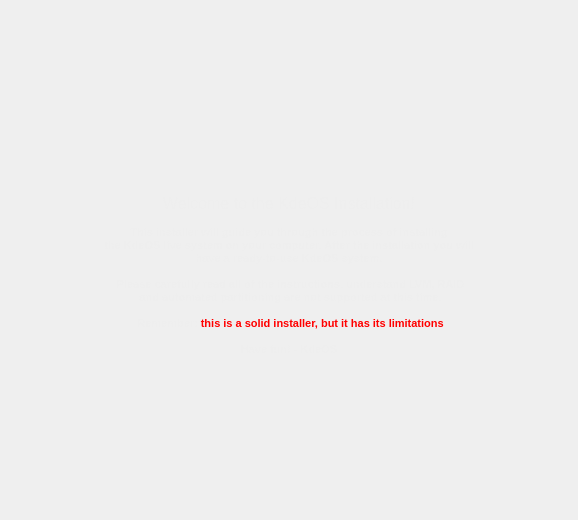
<?xml version="1.0" encoding="UTF-8"?>
<ui version="4.0">
 <class>Intro</class>
 <widget class="QWidget" name="Intro">
  <property name="geometry">
   <rect>
    <x>0</x>
    <y>0</y>
    <width>578</width>
    <height>520</height>
   </rect>
  </property>
  <property name="windowTitle">
   <string>Tribe Intro</string>
  </property>
  <layout class="QVBoxLayout" name="verticalLayout">
   <property name="spacing">
    <number>10</number>
   </property>
   <property name="margin">
    <number>10</number>
   </property>
   <item>
    <spacer name="verticalSpacer_1">
     <property name="orientation">
      <enum>Qt::Vertical</enum>
     </property>
     <property name="sizeHint" stdset="0">
      <size>
       <width>20</width>
       <height>40</height>
      </size>
     </property>
    </spacer>
   </item>
   <item>
    <layout class="QHBoxLayout" name="horizontalLayout_2">
     <item>
      <spacer name="horizontalSpacer">
       <property name="orientation">
        <enum>Qt::Horizontal</enum>
       </property>
       <property name="sizeHint" stdset="0">
        <size>
         <width>40</width>
         <height>20</height>
        </size>
       </property>
      </spacer>
     </item>
     <item>
      <widget class="QLabel" name="label_2">
       <property name="sizePolicy">
        <sizepolicy hsizetype="Fixed" vsizetype="Preferred">
         <horstretch>0</horstretch>
         <verstretch>0</verstretch>
        </sizepolicy>
       </property>
       <property name="text">
        <string/>
       </property>
       <property name="pixmap">
        <pixmap resource="tribe.qrc">:/Images/images/welcome-logo.png</pixmap>
       </property>
      </widget>
     </item>
     <item>
      <spacer name="horizontalSpacer_2">
       <property name="orientation">
        <enum>Qt::Horizontal</enum>
       </property>
       <property name="sizeHint" stdset="0">
        <size>
         <width>40</width>
         <height>20</height>
        </size>
       </property>
      </spacer>
     </item>
    </layout>
   </item>
   <item>
    <widget class="QLabel" name="label_3">
     <property name="maximumSize">
      <size>
       <width>16777215</width>
       <height>16777215</height>
      </size>
     </property>
     <property name="text">
      <string>&lt;!DOCTYPE HTML PUBLIC &quot;-//W3C//DTD HTML 4.0//EN&quot; &quot;http://www.w3.org/TR/REC-html40/strict.dtd&quot;&gt;
&lt;html&gt;&lt;head&gt;&lt;meta name=&quot;qrichtext&quot; content=&quot;1&quot; /&gt;&lt;style type=&quot;text/css&quot;&gt;
p, li { white-space: pre-wrap; }
&lt;/style&gt;&lt;/head&gt;&lt;body style=&quot; font-family:'Sans Serif'; font-size:12pt; font-weight:400; font-style:normal;&quot;&gt;
&lt;p align=&quot;center&quot; style=&quot; margin-top:0px; margin-bottom:0px; margin-left:0px; margin-right:0px; -qt-block-indent:0; text-indent:0px;&quot;&gt;&lt;span style=&quot; font-family:'Bitstream Vera Sans'; color:#eeeeee;&quot;&gt;Welcome to the KdeOS Installation!&lt;/span&gt;&lt;/p&gt;
&lt;p align=&quot;center&quot; style=&quot;-qt-paragraph-type:empty; margin-top:0px; margin-bottom:0px; margin-left:0px; margin-right:0px; -qt-block-indent:0; text-indent:0px; font-family:'Bitstream Vera Sans'; font-size:8pt; color:#eeeeee;&quot;&gt;&lt;/p&gt;
&lt;p align=&quot;center&quot; style=&quot; margin-top:0px; margin-bottom:0px; margin-left:0px; margin-right:0px; -qt-block-indent:0; text-indent:0px;&quot;&gt;&lt;span style=&quot; font-family:'Bitstream Vera Sans'; font-size:8pt; font-weight:536; color:#eeeeee;&quot;&gt;This installer will guide you through the process of installing&lt;/span&gt;&lt;/p&gt;
&lt;p align=&quot;center&quot; style=&quot; margin-top:0px; margin-bottom:0px; margin-left:0px; margin-right:0px; -qt-block-indent:0; text-indent:0px;&quot;&gt;&lt;span style=&quot; font-family:'Bitstream Vera Sans'; font-size:8pt; font-weight:536; color:#eeeeee;&quot;&gt;the KdeOS live system on your computer. After the installation you will&lt;/span&gt;&lt;/p&gt;
&lt;p align=&quot;center&quot; style=&quot; margin-top:0px; margin-bottom:0px; margin-left:0px; margin-right:0px; -qt-block-indent:0; text-indent:0px;&quot;&gt;&lt;span style=&quot; font-family:'Bitstream Vera Sans'; font-size:8pt; font-weight:536; color:#eeeeee;&quot;&gt;have a ready-to-use KdeOS system.&lt;/span&gt;&lt;/p&gt;
&lt;p align=&quot;center&quot; style=&quot;-qt-paragraph-type:empty; margin-top:0px; margin-bottom:0px; margin-left:0px; margin-right:0px; -qt-block-indent:0; text-indent:0px; font-family:'Bitstream Vera Sans'; font-size:8pt; font-weight:536; color:#eeeeee;&quot;&gt;&lt;/p&gt;
&lt;p align=&quot;center&quot; style=&quot; margin-top:0px; margin-bottom:0px; margin-left:0px; margin-right:0px; -qt-block-indent:0; text-indent:0px;&quot;&gt;&lt;span style=&quot; font-family:'Bitstream Vera Sans'; font-size:8pt; font-weight:536; color:#eeeeee;&quot;&gt; Please carefully read all of the instructions, understand LVM, RAID&lt;/span&gt;&lt;/p&gt;
&lt;p align=&quot;center&quot; style=&quot; margin-top:0px; margin-bottom:0px; margin-left:0px; margin-right:0px; -qt-block-indent:0; text-indent:0px;&quot;&gt;&lt;span style=&quot; font-family:'Bitstream Vera Sans'; font-size:8pt; font-weight:536; color:#eeeeee;&quot;&gt; and automated partitioning are not supported at this time.&lt;/span&gt;&lt;/p&gt;
&lt;p align=&quot;center&quot; style=&quot;-qt-paragraph-type:empty; margin-top:0px; margin-bottom:0px; margin-left:0px; margin-right:0px; -qt-block-indent:0; text-indent:0px; font-family:'Bitstream Vera Sans'; font-size:8pt; color:#eeeeee;&quot;&gt;&lt;/p&gt;
&lt;p align=&quot;center&quot; style=&quot; margin-top:0px; margin-bottom:0px; margin-left:0px; margin-right:0px; -qt-block-indent:0; text-indent:0px;&quot;&gt;&lt;span style=&quot; font-family:'Bitstream Vera Sans'; font-size:8pt; font-weight:536; color:#eeeeee;&quot;&gt; Remember:&lt;/span&gt;&lt;span style=&quot; font-family:'Bitstream Vera Sans'; font-size:8pt; font-weight:536;&quot;&gt; &lt;/span&gt;&lt;span style=&quot; font-family:'Bitstream Vera Sans'; font-size:8pt; font-weight:536; color:#ff0000;&quot;&gt;this is a solid installer, but it has its limitations&lt;/span&gt;&lt;/p&gt;
&lt;p align=&quot;center&quot; style=&quot;-qt-paragraph-type:empty; margin-top:0px; margin-bottom:0px; margin-left:0px; margin-right:0px; -qt-block-indent:0; text-indent:0px; font-family:'Bitstream Vera Sans'; font-size:8pt; font-weight:536; color:#ff0000;&quot;&gt;&lt;/p&gt;
&lt;p align=&quot;center&quot; style=&quot; margin-top:0px; margin-bottom:0px; margin-left:0px; margin-right:0px; -qt-block-indent:0; text-indent:0px;&quot;&gt;&lt;span style=&quot; font-family:'Bitstream Vera Sans'; font-size:8pt; font-weight:536; color:#eeeeee;&quot;&gt;Have fun! - KdeOS&lt;/span&gt;&lt;/p&gt;&lt;/body&gt;&lt;/html&gt;</string>
     </property>
    </widget>
   </item>
   <item>
    <spacer name="verticalSpacer_2">
     <property name="orientation">
      <enum>Qt::Vertical</enum>
     </property>
     <property name="sizeHint" stdset="0">
      <size>
       <width>20</width>
       <height>40</height>
      </size>
     </property>
    </spacer>
   </item>
  </layout>
 </widget>
 <resources>
  <include location="tribe.qrc"/>
 </resources>
 <connections/>
</ui>
